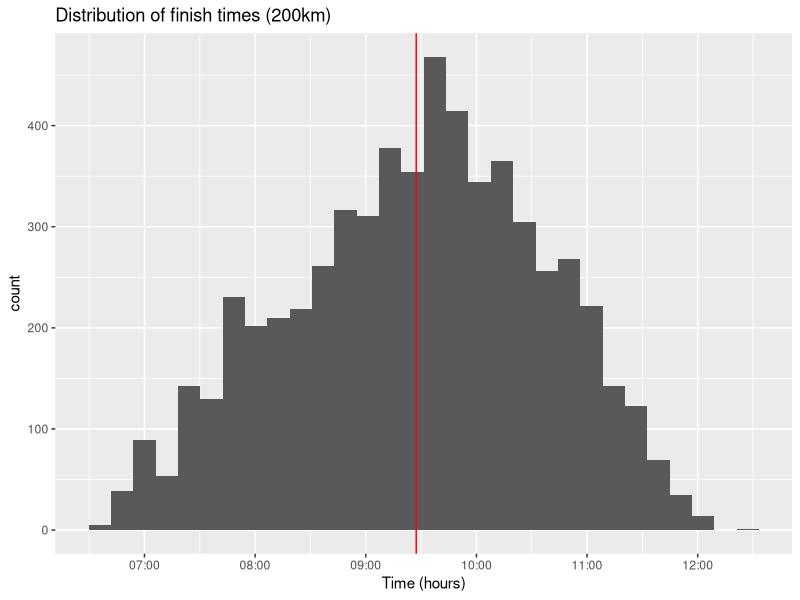
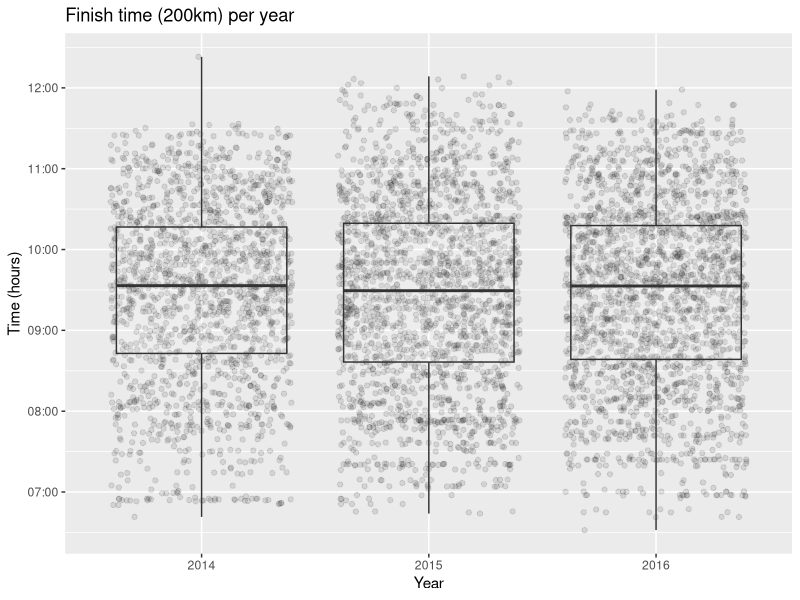
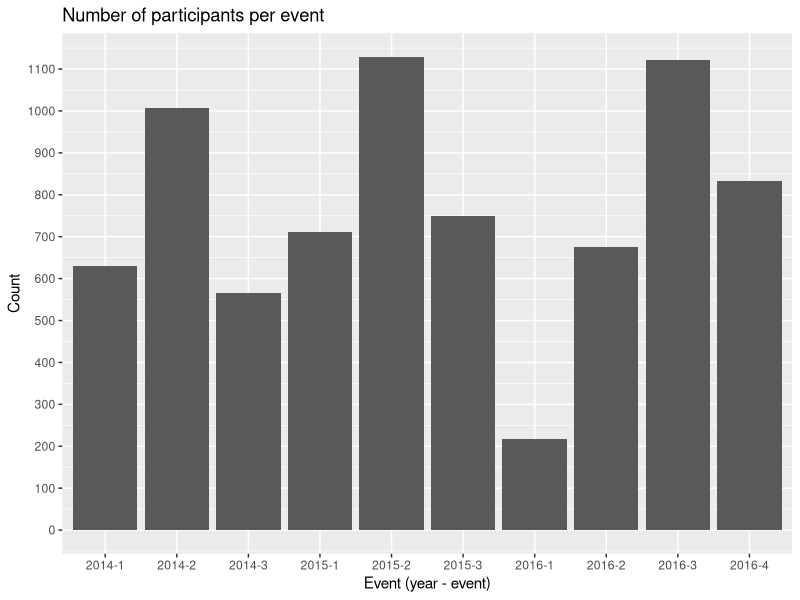

Write R code to recreate these figures, in order. (Note: this script raises an error after producing the figures.)
## ---- chunk 1
# Load all of the packages that I need.

# Notice that the parameter "echo" was set to FALSE for this code chunk.
# This prevents the code from displaying in the knitted HTML output.

library(ggplot2)
library(plyr)
library(grid)
library(gridExtra)
## ---- chunk 2
# Load the Data, combine the two datasets and print some basics
weissensee <-read.csv("data/weissensee_results.csv", header=TRUE, sep = ";") 
str(weissensee)
# add year variable for ease of use
weissensee$Year = as.numeric(format(as.POSIXct(weissensee$Date, format='%d-%m-%Y'), format="%Y"))
## ---- chunk 3
#finish time 200km
weissensee200km <- weissensee[as.numeric(as.matrix(weissensee$Distance)) == 200.0, ]
weissensee200km$TimeFormatted  <- as.POSIXct(strptime(weissensee200km$Time, format="%H:%M:%S"))
weissensee200km$Year = as.numeric(format(as.POSIXct(weissensee200km$Date, format='%d-%m-%Y'), format="%Y"))
weissensee200km$nTime <- difftime(strptime(weissensee200km$Time,"%H:%M:%S"),
                     strptime("00:00:00","%H:%M:%S"), units="secs")
#plot
ggplot(data = weissensee200km, aes(x=TimeFormatted)) + geom_histogram() + 
  ggtitle("Distribution of finish times (200km)") + xlab('Time (hours)') + 
  ylab('count') + geom_vline(xintercept=as.numeric(mean(weissensee200km$TimeFormatted))[1], colour = "red")
#print average,sd
average <- format(.POSIXct(mean(weissensee200km$nTime),tz="GMT"), "%H:%M:%S")
sd <- format(.POSIXct(sd(weissensee200km$nTime),tz="GMT"), "%H:%M:%S")
sprintf("Average: %s, standard deviation: %s", average, sd)
## ---- chunk 4
# finish times per year
ggplot(data = weissensee200km, aes(x=factor(Year), y=TimeFormatted)) + 
  geom_jitter(alpha=0.1) + geom_boxplot(alpha=0.1) + 
  ggtitle("Finish time (200km) per year") + xlab('Year') + ylab('Time (hours)')

#average finish time per year
weissensee200km$nTime <- difftime(strptime(weissensee200km$Time,"%H:%M:%S"),
                     strptime("00:00:00","%H:%M:%S"), units="secs")
weissensee200km.means <- aggregate(weissensee200km$nTime, by=list(weissensee200km$Year), mean)
weissensee200km.means$Time <- format(.POSIXct(weissensee200km.means$x,tz="GMT"), "%H:%M:%S")
names(weissensee200km.means) <- c("Year", "x", "Average finish time")
weissensee200km.means[, c(1,3)]
## ---- chunk 5
# plot participate count in events
df <- count(weissensee, "Date")
#change order of levels in order to plot dates in right order
df$Date2 <- as.POSIXct(df$Date, format='%d-%m-%Y')
df$Date <- factor(df$Date, levels = df$Date[order(df$Date2)])
ggplot(data = df) + geom_histogram(aes(x=Date, y=freq), stat="identity") + 
  scale_y_continuous(breaks = seq(0, 1600, 100)) + 
  ggtitle("Number of participants per event") + xlab('Event (year - event)') + ylab('Count') +
  scale_x_discrete(labels=c("2014-1","2014-2","2014-3","2015-1","2015-2","2015-3","2016-1","2016-2","2016-3","2016-4"))

getAverageTotalCountPerYear = function(df, years){
  result <- c()
  for(i in 1:length(years)){
    year <- years[i]
    dfYear <- df[df$Year == year, ]
    total <- dim(dfYear)[1] 
    nrOfEvents <- length(unique(dfYear$EventId))
    average <- total / nrOfEvents
    newrow = c(year, average, total)
    result = rbind(result,newrow)
  }
  colnames(result) <- c('year','average','total')
  rownames(result) <- c('','','')
  result
}
years <- c(2014,2015,2016)
getAverageTotalCountPerYear(weissensee, years)
## ---- chunk 6
#country
ggplot(data = weissensee, aes(x=Country)) + geom_histogram() + 
  scale_y_log10() + ggtitle("Country of residence of participants") + 
  xlab('Country') + ylab('count (log scale)')
summary(weissensee$Country) 
## ---- chunk 7
#Distance
ggplot(data = weissensee, aes(x=as.factor(Distance))) + geom_histogram() +
  scale_y_sqrt() + ggtitle("Distribution of completed distance") + 
  xlab('Distance (km)') + ylab('count (sqrt scale)') + 
  scale_x_discrete(breaks = seq(0, 200, 20))
summary(weissensee$Distance)
## ---- chunk 8
plotWeissenseeTriple = function(year, yearLabels, n){
  weissensee_triple <- c()
  weissenseeYear <- weissensee[weissensee$Year == year, ]
  weissenseeYear_200k <- weissenseeYear[as.numeric(as.matrix(weissenseeYear$Distance)) == 200.0, ]
  names <- unique(weissenseeYear_200k$Name)
  for(i in 1:length(names)){
    name = names[i]
    temp <- weissenseeYear_200k[weissenseeYear_200k$Name == name, ]
    if(nrow(temp) == n){
      if (length(unique(temp$Date)) == n){
        weissensee_triple <- rbind(weissensee_triple, temp)
      }
    }
  }
  weissensee_triple$TimeFormatted  <- as.POSIXct(strptime(weissensee_triple$Time, format="%H:%M:%S"))
  plot <- ggplot(data = weissensee_triple, aes(x=factor(EventId), y=TimeFormatted, color=Name)) + 
  geom_point() + geom_line(aes(group=Name)) + scale_x_discrete(labels=yearLabels) + 
  xlab('Date') + ylab('Finish time') + ggtitle(year)
  plot
}
plot2014 <- plotWeissenseeTriple(2014, c("24-1-14","28-1-14","30-1-14"), 3)
plot2015 <- plotWeissenseeTriple(2015, c("23-1-15","27-1-15","30-1-15"), 3)
plot2016 <- plotWeissenseeTriple(2016, c("19-1-16","22-1-16","26-1-16", "29-1-16"), 4)
grid.arrange(plot2014, plot2015, plot2016, ncol = 1)
